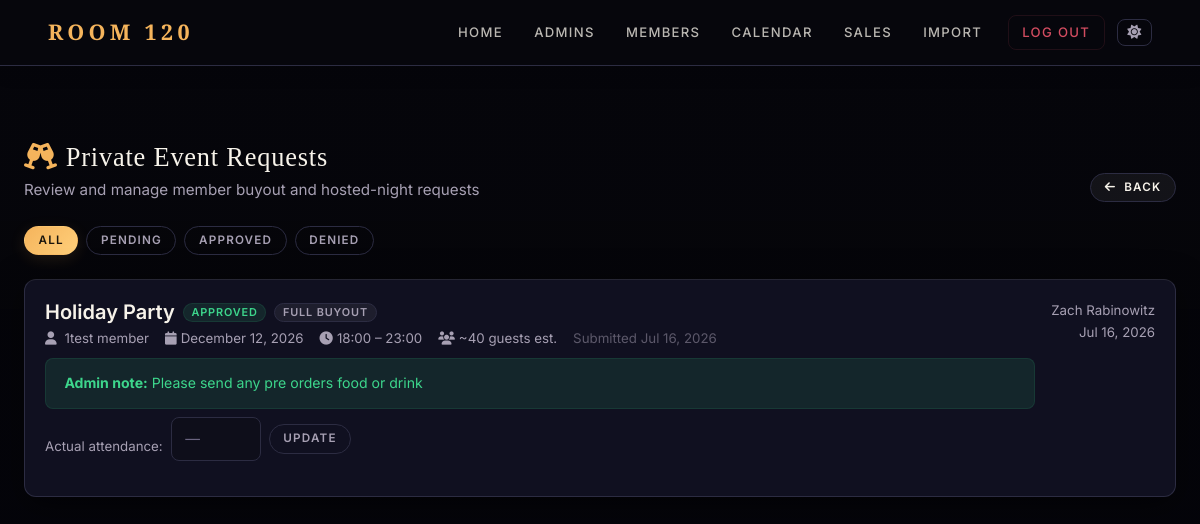
/admin/private-events (signed in), run on an earlier commit of the app's database.
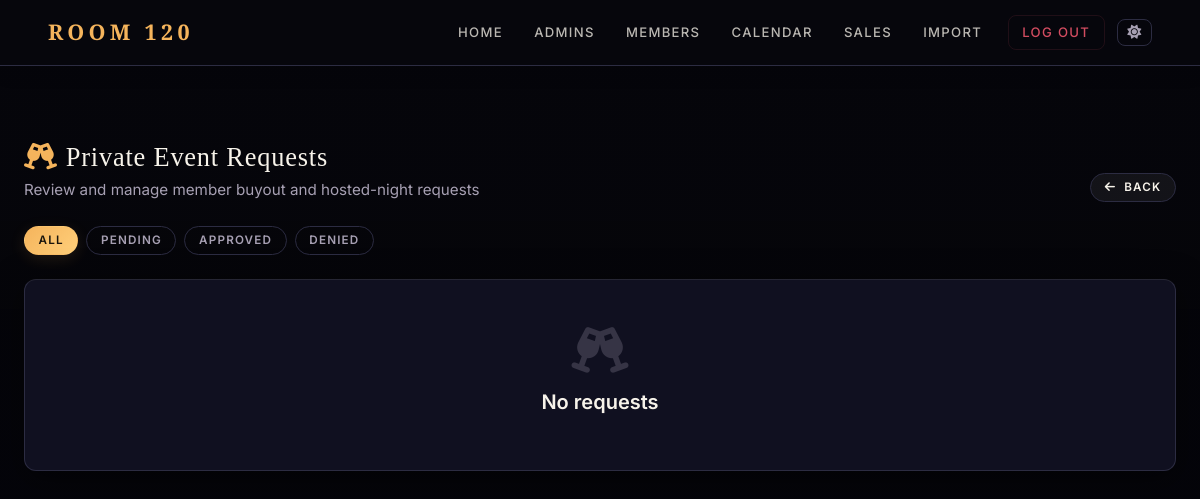
And on a later commit of the database.
### app.py (models this page shows, shortened)
class PrivateEventRequest(db.Model):
    __tablename__ = 'private_event_request'
    id               = db.Column(db.Integer, primary_key=True)
    member_id        = db.Column(db.Integer, db.ForeignKey('user.id'), nullable=False)
    event_name       = db.Column(db.String(200), nullable=False)
    event_type       = db.Column(db.String(20), default='buyout')   # 'buyout' | 'hosted_night'
    event_date       = db.Column(db.Date, nullable=False)
    start_time       = db.Column(db.String(10))
    end_time         = db.Column(db.String(10))
    estimated_guests = db.Column(db.Integer)
    description      = db.Column(db.Text)
    special_requests = db.Column(db.Text)
    status           = db.Column(db.String(20), default='pending')  # pending|approved|denied
    admin_notes      = db.Column(db.Text)
    actual_guests    = db.Column(db.Integer)
    submitted_at     = db.Column(db.DateTime, default=datetime.utcnow)
    reviewed_at      = db.Column(db.DateTime)
    reviewed_by_id   = db.Column(db.Integer, db.ForeignKey('user.id'), nullable=True)
    member      = db.relationship('User', foreign_keys=[member_id], backref='private_event_requests')
    reviewed_by = db.relationship('User', foreign_keys=[reviewed_by_id])

class User(db.Model):
    id = db.Column(db.Integer, primary_key=True)
    username = db.Column(db.String(100), unique=True, nullable=False)
    password = db.Column(db.String(200), nullable=False)
    role = db.Column(db.String(10), nullable=False)
    first_name = db.Column(db.String(100))
    last_name = db.Column(db.String(100))
    email = db.Column(db.String(100))
    phone = db.Column(db.String(20))
    member_number = db.Column(db.String(100))
    active = db.Column(db.Boolean, default=True)
    membership_type = db.Column(db.String(20), default='single')
    staff_role_id = db.Column(db.Integer, db.ForeignKey('staff_role.id'), nullable=True)
    staff_role    = db.relationship('StaffRole', back_populates='users', foreign_keys=[staff_role_id])
    created_at         = db.Column(db.DateTime, default=datetime.utcnow)
    favorite_drink     = db.Column(db.String(200))
    seating_preference = db.Column(db.String(200))
    allergies          = db.Column(db.String(500))
    preferences_notes  = db.Column(db.Text)
    amount_spent = db.Column(db.Float, default=0.0)
    amount_owed = db.Column(db.Float, default=0.0)
    tax_owed = db.Column(db.Float, default=0.0)
    tax_paid = db.Column(db.Float, default=0.0)
    gratuity_owed = db.Column(db.Float, default=0.0)
    gratuity_paid = db.Column(db.Float, default=0.0)
    minimum_adjustment = db.Column(db.Float, default=0.0)
    invoices = db.relationship('Invoice', back_populates='member', cascade='all, delete-orphan')
    reservations = db.relationship('Reservation', back_populates='user', cascade='all, delete-orphan')
    notes_received = db.relationship('Note', foreign_keys='Note.member_id', back_populates='member', cascade='all, delete-orphan')
    notes_written = db.relationship('Note', foreign_keys='Note.author_id', back_populates='author', cascade='all, delete-orphan')
    orders = db.relationship('Order', back_populates='user', cascade='all, delete-orphan')

### app.py (the view)
@app.route('/admin/private-events')
def admin_private_events():
    if not authorized('view_private_events'):
        return redirect(url_for('home'))
    status_filter = request.args.get('status', '')
    q = PrivateEventRequest.query
    if status_filter:
        q = q.filter_by(status=status_filter)
    reqs = q.order_by(PrivateEventRequest.event_date.asc(),
                      PrivateEventRequest.submitted_at.desc()).all()
    return render_template('admin_private_events.html', requests=reqs,
                           status_filter=status_filter)

### app.py (called while the page is built)
@app.before_request
def enable_foreign_keys():
    db.session.execute(text('PRAGMA foreign_keys = ON'))

@app.context_processor
def inject_globals():
    user = None
    if session.get('user_id'):
        user = User.query.get(session.get('user_id'))
    try:
        all_types = MembershipType.query.order_by(MembershipType.sort_order, MembershipType.display_name).all()
    except Exception:
        all_types = []
    type_map = {t.name: t for t in all_types}
    active_types = [t for t in all_types if t.is_active]
    return dict(
        current_user=user,
        membership_types=active_types,
        all_membership_types=all_types,
        membership_type_map=type_map,
    )

def authorized(*perms):
    role = session.get('role')
    if role == 'admin':
        return True
    if role == 'staff':
        user_perms = set(session.get('permissions', []))
        return all(p in user_perms for p in perms)
    return False

### templates/admin_private_events.html (shortened to what the changed rows need)
{% extends 'base.html' %}
{% block content %}
<div class="container-fluid px-4 mt-4">
  <div class="d-flex justify-content-between align-items-end flex-wrap gap-2 mb-4">
    <div>
      <h2 class="mb-1"><i class="fas fa-champagne-glasses me-2" style="color:var(--accent);"></i>Private Event Requests</h2>
    </div>
  </div>
  <div class="d-flex gap-2 mb-4 flex-wrap">
    {% for s, label in [('', 'All'), ('pending', 'Pending'), ('approved', 'Approved'), ('denied', 'Denied')] %}
    <a href="{{ url_for('admin_private_events', status=s) }}"
       class="btn btn-sm {{ 'btn-primary' if status_filter == s else 'btn-outline-secondary' }}">
      {{ label }}
    </a>
    {% endfor %}
  </div>
  {% if requests %}
  <div class="d-flex flex-column gap-3">
    {% for r in requests %}
    {% set badge_class = 'bg-warning text-dark' if r.status == 'pending' else ('bg-success' if r.status == 'approved' else 'bg-danger') %}
    <div class="card {{ 'border-warning' if r.status == 'pending' else '' }}">
      <div class="card-body">
        <div class="d-flex justify-content-between align-items-start flex-wrap gap-3">
          <div class="flex-grow-1">
            <div class="d-flex align-items-center gap-2 mb-1 flex-wrap">
              <h5 class="mb-0">{{ r.event_name }}</h5>
              <span class="badge {{ badge_class }}">{{ r.status | capitalize }}</span>
              <span class="badge bg-secondary">{{ 'Full Buyout' if r.event_type == 'buyout' else 'Hosted Night' }}</span>
            </div>
            <div class="text-muted small d-flex gap-3 flex-wrap mt-1">
              <span><i class="fas fa-user me-1"></i>
                <a href="{{ url_for('view_member', user_id=r.member_id) }}" class="text-muted text-decoration-none">
                  {{ r.member.first_name }} {{ r.member.last_name }}
                </a>
              </span>
              <span><i class="fas fa-calendar me-1"></i>{{ r.event_date.strftime('%B %d, %Y') }}</span>
              {% if r.start_time %}<span><i class="fas fa-clock me-1"></i>{{ r.start_time }}{% if r.end_time %} – {{ r.end_time }}{% endif %}</span>{% endif %}
              {% if r.estimated_guests %}<span><i class="fas fa-users me-1"></i>~{{ r.estimated_guests }} guests est.</span>{% endif %}
              <span class="opacity-50">Submitted {{ r.submitted_at.strftime('%b %d, %Y') }}</span>
            </div>
            {% if r.admin_notes %}
            <div class="alert alert-{{ 'success' if r.status == 'approved' else 'secondary' }} mt-2 mb-0 py-2 small">
              <strong>Admin note:</strong> {{ r.admin_notes }}
            </div>
            {% endif %}
            {% if r.status == 'approved' %}
            <div class="mt-2 d-flex align-items-center gap-2">
              <span class="text-muted small">Actual attendance:</span>
              <form method="POST" action="{{ url_for('update_private_event_guests', req_id=r.id) }}"
                    class="d-flex gap-2 align-items-center">
                <input type="number" name="actual_guests" class="form-control form-control-sm"
                       style="width:90px;" min="0"
                       value="{{ r.actual_guests or '' }}" placeholder="—">
                <button type="submit" class="btn btn-outline-secondary btn-sm">Update</button>
              </form>
            </div>
            {% endif %}
          </div>
          {% if r.status == 'pending' and authorized('manage_private_events') %}
          <div class="d-flex gap-2 flex-shrink-0">
            <button class="btn btn-success btn-sm"
                    data-bs-toggle="modal"
                    data-bs-target="#reviewModal{{ r.id }}"
                    data-action="approve">
              <i class="fas fa-check me-1"></i>Approve
            </button>
            <button class="btn btn-outline-danger btn-sm"
                    data-bs-toggle="modal"
                    data-bs-target="#reviewModal{{ r.id }}"
                    data-action="deny">
              <i class="fas fa-times me-1"></i>Deny
            </button>
          </div>
          {% elif r.status != 'pending' and r.reviewed_at %}
          <div class="text-muted small text-end flex-shrink-0">
            {% if r.reviewed_by %}{{ r.reviewed_by.first_name }} {{ r.reviewed_by.last_name }}<br>{% endif %}
            {{ r.reviewed_at.strftime('%b %d, %Y') }}
          </div>
          {% endif %}
        </div>
      </div>
    </div>
    {% endfor %}
  </div>
  {% else %}
  <div class="card p-5 text-center text-muted">
    <i class="fas fa-champagne-glasses fa-3x mb-3 opacity-25"></i>
    <h5>No requests{% if status_filter %} with status "{{ status_filter }}"{% endif %}</h5>
  </div>
  {% endif %}
</div>
{% endblock %}

What changed in the data, as far as the page shows it:
removed PrivateEventRequest: event_name "Holiday Party", status "APPROVED", event_type "FULL BUYOUT", member.first_name "1test", member.last_name "member", event_date "December 12, 2026", start_time "18:00", end_time "23:00", estimated_guests "40", submitted_at "Jul 16, 2026", admin_notes "Please send any pre orders food or drink", reviewed_by.first_name "Zach", reviewed_by.last_name "Rabinowitz", reviewed_at "Jul 16, 2026"
Also different on the page:
text now shown: "No requests"
